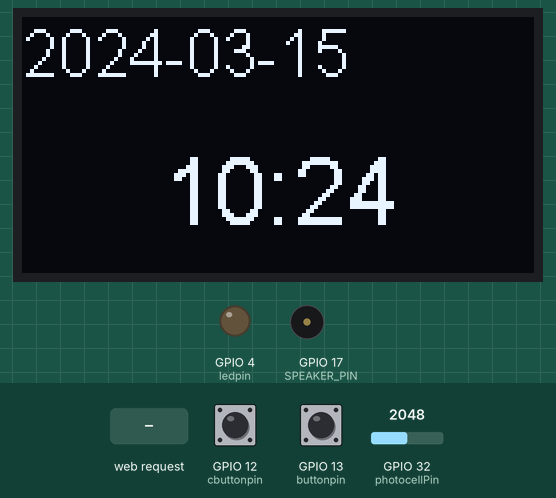
Simulated run of this sketch. Board: ESP32. On the bench: 128×64 one-colour display, output pins drawn as LEDs (lit = HIGH), buzzer (waves = sounding, pin HIGH). The inputs (shaded band) are chosen by the test bench; at power-on: GPIO 32 (photocellPin) = 2048, GPIO 13 (buttonpin) LOW, GPIO 12 (cbuttonpin) LOW. WiFi joins after 1.5 s; servers stay silent unless stated; network time is answered at once with the bench clock; the local clock reads 2024-03-15 10:24:30 at power-on unless the sketch sets it; what the sketch prints to the serial monitor is not drawn.

Above: at 2.7 s.
2.8 s: HTTP request GET /page received
At 3.2 s:
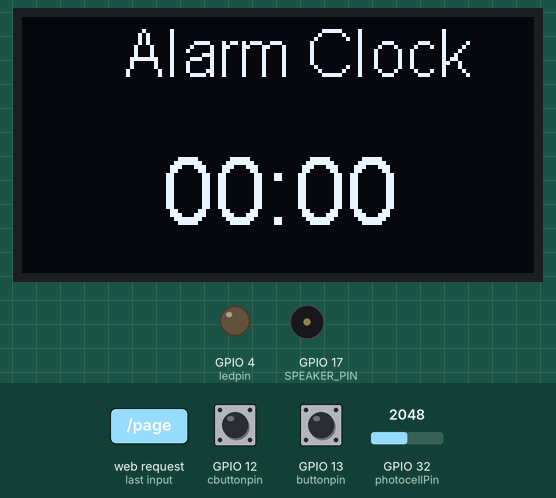
4.3 s: GPIO 32 (photocellPin) set to 550
5.8 s: GPIO 32 (photocellPin) set to 449
At 6.6 s:
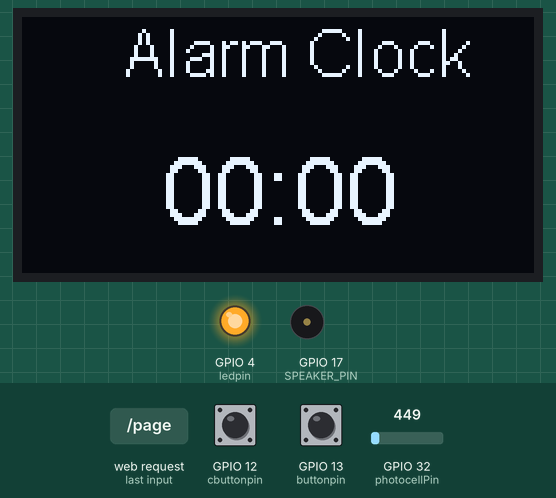
7.3 s: HTTP request GET /timeDiming?Mins=1 received
At 7.8 s:
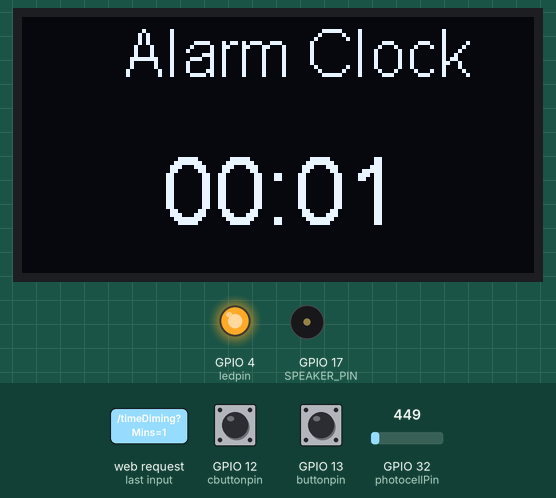
8.8 s: GPIO 13 (buttonpin) pulled HIGH for 0.15 s
At 10.0 s:
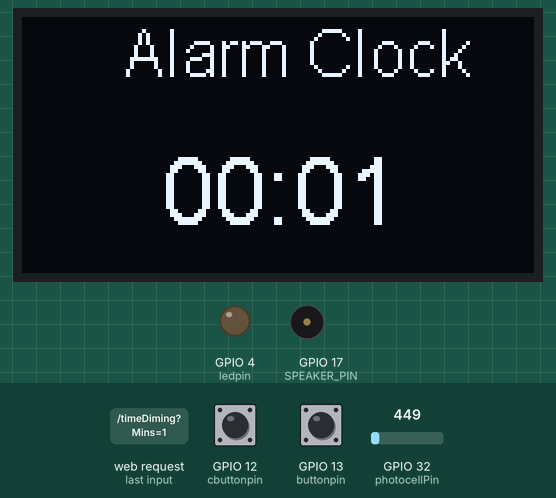
10.4 s: GPIO 13 (buttonpin) pulled HIGH for 1 s
At 11.3 s:
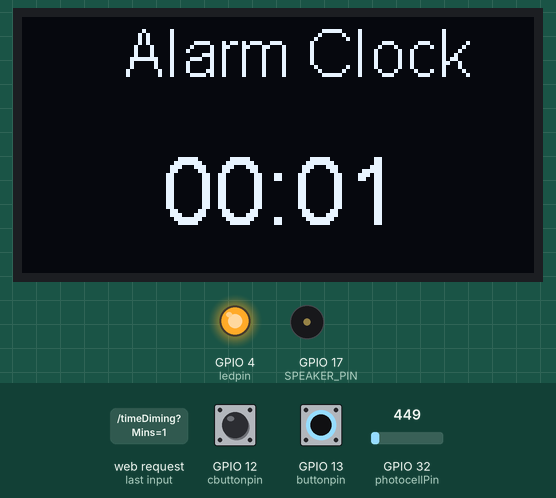
Timing chart, 0 to 13.4 s (numbered marks = the images above; inputs shaded):
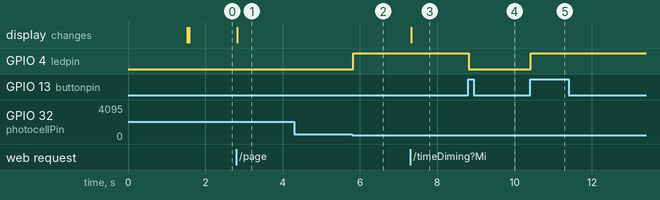

Measured:
- the behaviour switches between 500 and 499 on GPIO 32 (photocellPin) (found by bisection; images 1 and 2)
- after the input at 2.8 s, the display: changes at once (image 1)
- after the input at 4.3 s, every drawn part: stays the same
- after the input at 5.8 s, GPIO 4 (ledpin): LOW → HIGH at once
- after the input at 7.3 s, the display: changes at once (image 3)
- after the input at 8.8 s, GPIO 4 (ledpin): HIGH → LOW at once
- after the input at 10.4 s, GPIO 4 (ledpin): LOW → HIGH at once

The sketch:

Final2.0.ino
```cpp
#include <WiFi.h>
#include <WiFiClient.h>
#include <WebServer.h>
#include <ESPmDNS.h>
#include <Wire.h>
#include <SPI.h>
#include <NTPClient.h>
#include <WiFiUdp.h>
#include "SSD1306Wire.h"

SSD1306Wire  display(0x3c, 21, 22);

WiFiUDP ntpUDP;
NTPClient timeClient(ntpUDP);

const char* ssid = "Sapido_RB-1602G3_d526bf";
const char* password = "";
//const char* ssid = "OAO";
//const char* password = "123456788";
//const char* ssid = "thomas";
//const char* password = "1qaz2wsx";

String formattedDate;
String dayStamp;
String timeStamp;
String hourStamp;
String minStamp;
int h;
int m;
String a;

String website;

bool ledstate=0;
bool lightstate=1;
int light=0;

WebServer server(80);

int photocellPin = 32; // 光敏電阻 (photocell) 接在 anallog pin 2
int photocellVal = 0; // photocell variable
int minLight = 500;   // 最小光線門檻值

int cbuttonpin=12;
int cbuttonstate=1;
int buttonpin=13;
int buttonstate=1;
int ledpin=4;

bool cbcurbutton=0;
bool curbutton=0;

#define DEMO_DURATION 3000
typedef void (*Demo)(void);

Demo demos[] = {draw,alarm};
int demoLength = (sizeof(demos) / sizeof(Demo));
long timeSinceLastModeSwitch = 0;

int demoMode = 0;
int counter = 1;

// use first channel of 16 channels (started from zero)
#define LEDC_CHANNEL_0     0

// use 13 bit precission for LEDC timer
#define LEDC_TIMER_13_BIT  13

// use 5000 Hz as a LEDC base frequency
#define LEDC_BASE_FREQ     5000

// SPEAKER PIN
#define SPEAKER_PIN        17
#define SPEAKER_PIN1       2
#define SPEAKER_PIN2       32

const int NOTE_NONE = NOTE_MAX;

int MIC_PIN = A0;

bool isclose=false;
bool voice=false;

void createSite(){
  website+="<!DOCTYPE html><html lang=\"en\"><head> <meta charset=\"UTF-8\"> <meta name=\"viewport\" content=\"width=device-width, initial-scale=1.0\"> <title>小夜燈世界</title> <script src=\"https://code.jquery.com/jquery-3.3.1.js\"></script> <script>$(document).ready(function(){$(\"[type=range]\").change(function(){var ledvalue=$(\"#led\").val(); $(\".ledvalue\").text(ledvalue);});}); $(document).ready(function(){$(\"[type=select]\").change(function(){var Hourvalue=$(\"#Hour\").val(); $(\".Hourvalue\").text(Hourvalue);});}); $(document).ready(function(){$(\"[type=select]\").change(function(){var Minvalue=$(\"#Date\").val(); $(\".Minvalue\").text(Minvalue);});}); $(document).ready(function(){$(\"[type=select]\").change(function(){var Monthvalue=$(\"#Month\").val(); $(\".Monthvalue\").text(Monthvalue);});}); $(document).ready(function(){$(\"[type=select]\").change(function(){var Dayvalue=$(\"#Day\").val(); $(\".Dayvalue\").text(Dayvalue);});}); </script><style>.whole1{margin:20px 10px 10px 10px; padding:10px; color:yellow; text-align:center;}.whole2{margin:30px 10px 10px 10px; padding:10px; color:yellow; text-align:center;}.whole3{margin:20px 10px 5px 10px; padding:10px; color:yellow; text-align:center;}body{background-color: black;}.container{display: flex; flex-direction: column; align-items: center;}.btn{padding: 0.3em 0.5em; font-size: 1.5em;}.btn6{padding: 0.3em 0.5em; font-size: 1.5em;}.btn7{padding: 0.3em 0.5em; font-size: 1.5em;}.btn8{padding: 0.1em 0.5em; font-size: 1.5em;}.btn9{padding: 0.1em 0.5em; font-size: 1.5em;}.btn10{padding: 0.1em 0.5em; font-size: 1.5em;}.title3{text-align: center;color:yellow;text-shadow:0px 3px 5px #000;margin-bottom:50px;}.title4{text-align: center;color:yellow;text-shadow:0px 3px 5px #000;margin-bottom:50px;}.title5{text-align: center;color:yellow;text-shadow:0px 3px 5px #000;margin-bottom:50px;}.title1{text-align:center;color:yellow;text-shadow:0px 3px 5px #000; margin-bottom: 40px;}a{display:block;text-decoration:none;background-color:#FFFFFF;radius:3px;width:150px;text-align:center;margin:0 auto;margin-bottom:30px;font-size:2em;box-shadow: 0px 3px 6px #000;}.btn1{color:black;background-color: white}.btn2{color:black;background-color: gray}.title2{text-align:center;color:yellow;text-shadow:0px 3px 5px #000; margin-bottom: 50px;}a{display:block;text-decoration:none;background-color:#FFFFFF;radius:3px;width:150px;text-align:center;margin:0 auto;margin-bottom:30px;font-size:2em;box-shadow: 0px 3px 6px #000;}.btn3{color:white;background-color: red}.btn4{color:white;background-color: rgb(252, 122, 30)}.btn5{color:white;background-color: blue}.topic{font-size: 3em; color: rgb(99, 146, 255);}</style></head> <body> <div class=\"container\"> <h1 class=\"topic\"> 小夜燈</h1> <h1 style=\"color:white;\">Alarm Clock Setting</h1> <form class=\"whole3\"> <lable> <h2>時間:</h2> </lable> </form> <table> <tr> <th> <form action=\"HourDiming\" method=\"get\" id=\"Hour\"> <select type=\"option\" name=\"Hours\" class=\"Hourvalue\"> <option value=\"0\">00</option> <option value=\"1\">01</option> <option value=\"2\">02</option> <option value=\"3\">03</option> <option value=\"4\">04</option> <option value=\"5\">05</option> <option value=\"6\">06</option> <option value=\"7\">07</option> <option value=\"8\">08</option> <option value=\"9\">09</option> <option value=\"10\">10</option> <option value=\"11\">11</option> <option value=\"12\">12</option> <option value=\"13\">13</option> <option value=\"14\">14</option> <option value=\"15\">15</option> <option value=\"16\">16</option> <option value=\"17\">17</option> <option value=\"18\">18</option> <option value=\"19\">19</option> <option value=\"20\">20</option> <option value=\"21\">21</option> <option value=\"22\">22</option> <option value=\"23\">23</option> </select> </form> </th> <th> <lable style=\"color:white;\"> ： </lable> </th> <th> <form action=\"timeDiming\" method=\"get\" id=\"Date\"> <select type=\"option\" name=\"Mins\" class=\"Minvalue\"> <option value=\"0\">00</option> <option value=\"1\">01</option> <option value=\"2\">02</option> <option value=\"3\">03</option> <option value=\"4\">04</option> <option value=\"5\">05</option> <option value1=\"6\">06</option> <option value=\"7\">07</option> <option value=\"8\">08</option> <option value=\"9\">09</option> <option value=\"10\">10</option> <option value=\"11\">11</option> <option value=\"12\">12</option> <option value=\"13\">13</option> <option value=\"14\">14</option> <option value=\"15\">15</option> <option value=\"16\">16</option> <option value=\"17\">17</option> <option value=\"18\">18</option> <option value=\"19\">19</option> <option value=\"20\">20</option> <option value=\"21\">21</option> <option value=\"22\">22</option> <option value=\"23\">23</option> <option value=\"24\">24</option> <option value=\"25\">25</option> <option value=\"26\">26</option> <option value=\"27\">27</option> <option value=\"28\">28</option> <option value=\"29\">29</option> <option value=\"30\">30</option> <option value=\"31\">31</option> <option value=\"32\">32</option> <option value=\"33\">33</option> <option value=\"34\">34</option> <option value=\"35\">35</option> <option value=\"36\">36</option> <option value=\"37\">37</option> <option value=\"38\">38</option> <option value=\"39\">39</option> <option value=\"40\">40</option> <option value=\"41\">41</option> <option value=\"42\">42</option> <option value=\"43\">43</option> <option value=\"44\">44</option> <option value=\"45\">45</option> <option value=\"46\">46</option> <option value=\"47\">47</option> <option value=\"48\">48</option> <option value=\"49\">49</option> <option value=\"50\">50</option> <option value=\"51\">51</option> <option value=\"52\">52</option> <option value=\"53\">53</option> <option value=\"54\">54</option> <option value=\"55\">55</option> <option value=\"56\">56</option> <option value=\"57\">57</option> <option value=\"58\">58</option> <option value=\"59\">59</option> </select> </form> </th> </tr></table> <br><table> <tr> <th> <button type=\"submit\" form=\"Hour\" value=\"HourSubmit\" class=\"btn7\">時</button> </th> <th><button type=\"submit\" form=\"Date\" value=\"timeSubmit\" class=\"btn6\">分</button></th> </tr></table> <br><br><br><br><h1 style=\"color:white;\">LED Setting</h1> <br><h2 style=\"color:yellow;\">亮度=<span class='ledvalue'>128</span></h2> <form action=\"ledDiming\" method=\"get\" id=\"form1\"> <input type=\"range\" name=\"ledval\" id=\"led\" min=\"0\" max=\"255\"> </form> <br><button type=\"submit\" form=\"form1\" value=\"Submit\" class=\"btn\">Submit</button> <br><br><br><h2 class=\"title1\">開關</h2> <a class=\"btn1\" href=\"/H\">ON</a> <a class=\"btn2\" href=\"/L\">OFF</a> <br><br><a class=\"btn\" href=\"/page\">頁面切換</a> <br></div></table> </body> </html>";
}

void handleRoot() {
  server.send(200, "text/html",website);

}
void ledDiming(){
  int led_Diming=server.arg("ledval").toInt();
  ledcWrite(0,led_Diming);
  server.send(200,"text/html",website);
}
void LEDON(){
  digitalWrite(ledpin, HIGH);
  //digitalWrite(led[color], HIGH);
   server.send(200, "text/html",website);
  ledstate=1;
  ledcAttachPin(ledpin,0);
}
void LEDOFF(){
   server.send(200, "text/html",website);
   digitalWrite(ledpin, LOW);
  //digitalWrite(led[color], LOW);
  ledstate=0;
  ledcAttachPin(ledpin,1);
}

void hourset() {
  Serial.println("2");
  h = server.arg("Hours").toInt();
  //ledcWrite(0,led_Diming);
  server.send(200, "text/html", website);
}
void timeset() {
  Serial.println("1");
  m = server.arg("Mins").toInt();
  //ledcWrite(0,led_Diming);
  server.send(200, "text/html", website);
  //   h=server.arg("Hours").toInt();
  //  //ledcWrite(0,led_Diming);
  //  server.send(200,"text/html",website);
  //
}

void Time(){
  while(!timeClient.update()) {
    timeClient.forceUpdate();
  }
  formattedDate = timeClient.getFormattedDate();
  //Serial.println(formattedDate);

  int splitT = formattedDate.indexOf("T");
  dayStamp = formattedDate.substring(0, splitT);
  //Serial.print("DATE: ");
  //Serial.println(dayStamp);
  // Extract time
  timeStamp = formattedDate.substring(splitT+1, formattedDate.length()-4);
  //Serial.print("HOUR: ");
  //Serial.println(timeStamp);
  hourStamp = formattedDate.substring(splitT+1, formattedDate.length()-7);
  minStamp  = formattedDate.substring(splitT+4, formattedDate.length()-4);
 // Serial.println(minStamp);
  if(hourStamp==String(h)&&minStamp==String(m)&&isclose==false){
    //Serial.println("123");
    if(isclose==false){
    voice=true;
    }
  }
  if(hourStamp!=String(h)||minStamp!=String(m)){
    voice=false;
  }

}
void alarm(){
  display.setFont(ArialMT_Plain_16);
  display.drawString(25, 0 ,"Alarm Clock");
  a="";
  if (h < 10) {
    a += "0";
  }
  a+=String(h);
  a+=":";
  if (m < 10) {
    a += "0";
  }
  a+=String(m);
  display.setFont(ArialMT_Plain_24);
   display.drawString(35, 30 ,a);
}
void draw(){
  display.setFont(ArialMT_Plain_16);
  display.drawString(0, 0 ,dayStamp);
  display.setFont(ArialMT_Plain_24);
  display.drawString(35, 30 ,timeStamp);
}

void buttonset(){
  if(ledstate==0){
    if(buttonstate==1&&curbutton==0){
      Serial.println("1111");
      digitalWrite(ledpin, HIGH);

    //server.send(200, "text/html",website);
    ledstate=1;
    ledcAttachPin(ledpin,0);
    curbutton=buttonstate;
    //lightstate=1;
    }
  }

   if(ledstate==1){
    if(buttonstate==1&&curbutton==0){
     Serial.println("0000");
   // server.send(200, "text/html",website);
   digitalWrite(ledpin, LOW);
    ledstate=0;
    ledcAttachPin(ledpin,1);
    curbutton=buttonstate;
    lightstate=0;
   }
   }

  if(buttonstate==0&&curbutton==1){
    curbutton=buttonstate;
  }
}

void lightdetect(){
  //&& ledstate == 0
  // 光線不足時打開 LED
  //Serial.println(photocellVal);
  if (photocellVal < minLight&&lightstate==1) {
  if(lightstate==1&&ledstate==0){

    Serial.println(photocellVal);
    //Serial.println("2222");
      digitalWrite(ledpin, HIGH); // turn on LED
      ledstate = 1;
      ledcAttachPin(ledpin,0);
      lightstate = 0;
   }

    //curbutton=0;
  }

//  // 光線充足時關掉 LED
  if (photocellVal > minLight ) {
    //Serial.println(photocellVal);
    lightstate = 1;
    //curbutton=0;
  }
}

void cbuttonset(){
    if(cbuttonstate==1&&cbcurbutton==0){
    isclose=true;
    voice=false;

    }

  if(cbuttonstate==0&&cbcurbutton==1){
    cbcurbutton=cbuttonstate;
  }
}

void PlayMelody0(){
  //for (int thisNote = 0; thisNote < 204; thisNote++) {

if(voice==true){
  //Serial.println("bb");
  ledcAttachPin(SPEAKER_PIN, 0);
  ledcWriteTone(SPEAKER_PIN,35);
  Serial.print("lo");
  //delay(3000);
}
if(voice==false){
  //Serial.println("cc");
  ledcAttachPin(SPEAKER_PIN, 1);
  ledcWriteTone(SPEAKER_PIN,0);
}
  break1:;
}

void changepage(){
   server.send(200, "text/html",website);
   demoMode++;
   if(demoMode>=3){
    demoMode=0;
   }
}

void handleNotFound() {
  //Serial.print("12345");
  String message = "File Not Found\n\n";
  message += "URI: ";
  message += server.uri();
  message += "\nMethod: ";
  message += (server.method() == HTTP_GET) ? "GET" : "POST";
  message += "\nArguments: ";
  message += server.args();
  message += "\n";
  for (uint8_t i = 0; i < server.args(); i++) {
    message += " " + server.argName(i) + ": " + server.arg(i) + "\n";
  }
  server.send(404, "text/plain", message);
}

void setup(void) {
   pinMode(cbuttonpin,INPUT);
  digitalWrite(cbuttonpin,HIGH);
  pinMode(buttonpin,INPUT);
  digitalWrite(buttonpin,HIGH);
  pinMode(ledpin,OUTPUT);
  ledcSetup(0,5000,8);
  ledcWrite(0,128);
  //ledcSetup(LEDC_CHANNEL_0, LEDC_BASE_FREQ, LEDC_TIMER_13_BIT);
  pinMode(MIC_PIN, INPUT);
  Serial.begin(115200);
  WiFi.mode(WIFI_STA);
  WiFi.begin(ssid, password);
  Serial.println("");
  createSite();
  // Wait for connection
  while (WiFi.status() != WL_CONNECTED) {
    delay(500);
    Serial.print(".");
  }
  Serial.println("");
  Serial.print("Connected to ");
  Serial.println(ssid);
  Serial.print("IP address: ");
  Serial.println(WiFi.localIP());

  if (MDNS.begin("esp32")) {
    Serial.println("MDNS responder started");
  }

  timeClient.begin();
  timeClient.setTimeOffset(28800);

  server.on("/", handleRoot);
  server.on("/page", changepage);
  server.on("/timeDiming", timeset);
  server.on("/HourDiming", hourset);
  server.on("/H", LEDON);
  server.on("/L", LEDOFF);
  server.on("/ledDiming",ledDiming);
  server.on("/inline", []() {
    server.send(200, "text/html", website);
  });

  server.onNotFound(handleNotFound);
  server.begin();
  Serial.println("HTTP server started");

  display.init();//初始化(init)
  display.setContrast(255); //數值介於0~255，調整對比
   display.flipScreenVertically();
  display.setFont(ArialMT_Plain_10);
  display.clear();//清除螢幕和緩衝區(clear)
  display.display();
  h=0;
  m=0;

}

void loop(void) {
  server.handleClient();
  cbuttonstate=digitalRead(cbuttonpin);
  buttonstate=digitalRead(buttonpin);
  photocellVal = analogRead(photocellPin);
  Time();
  display.clear();
  demos[demoMode]();
  display.display();
  buttonset();
  cbuttonset();
  lightdetect();
  PlayMelody0();
}
```
